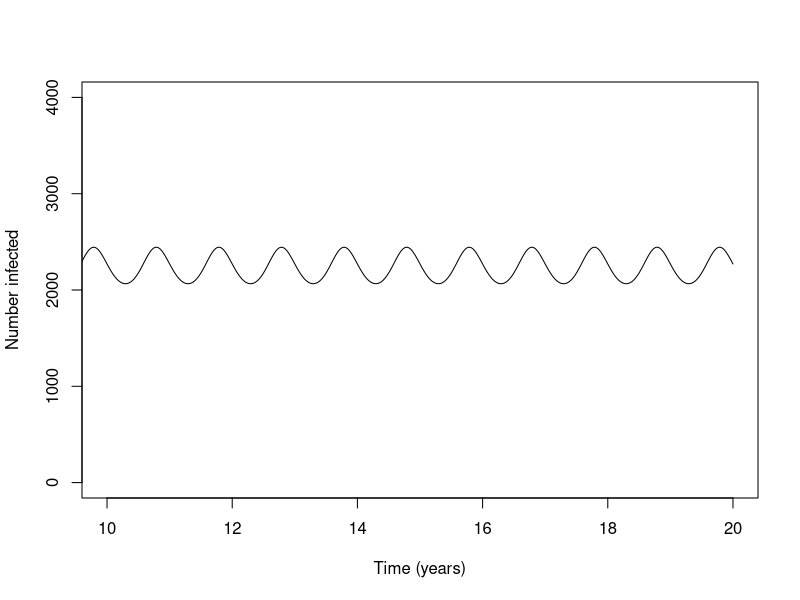
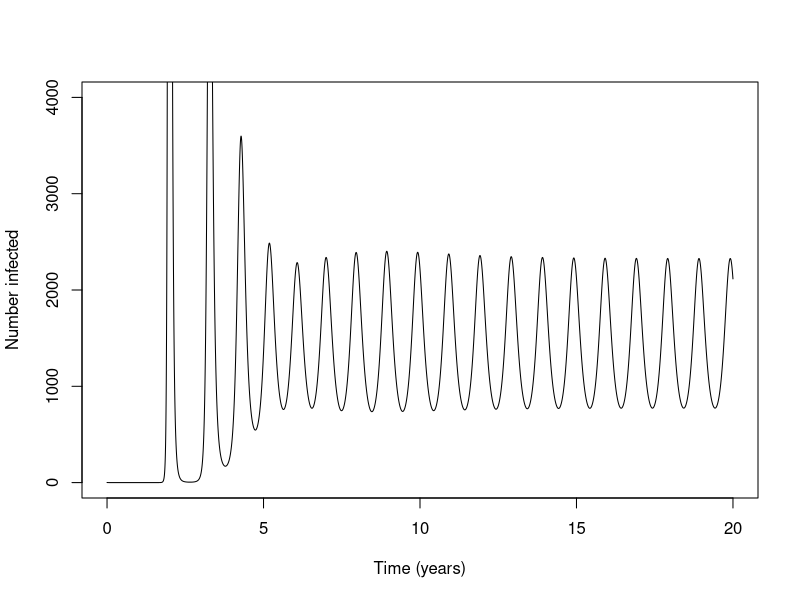
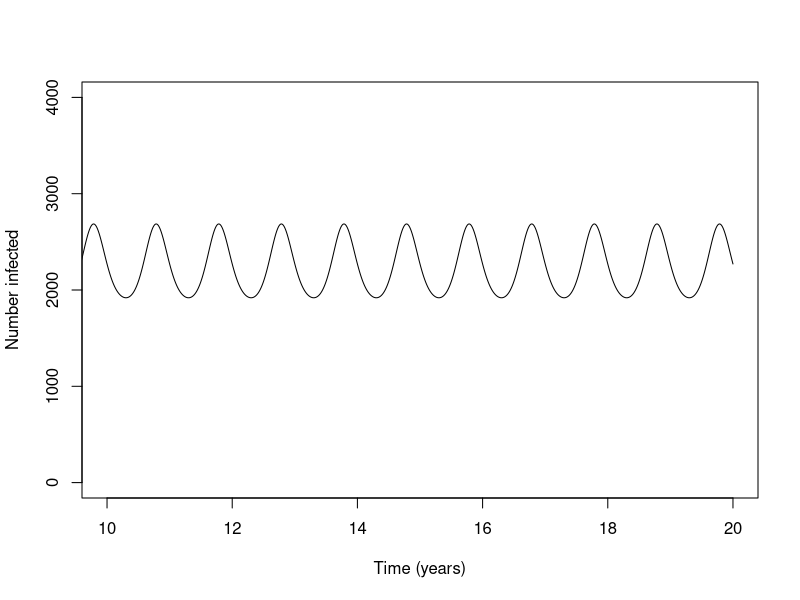
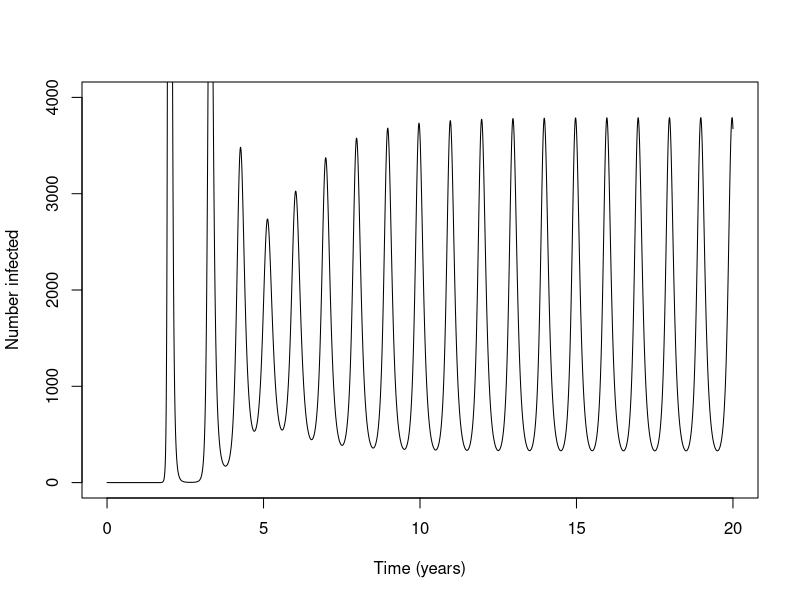
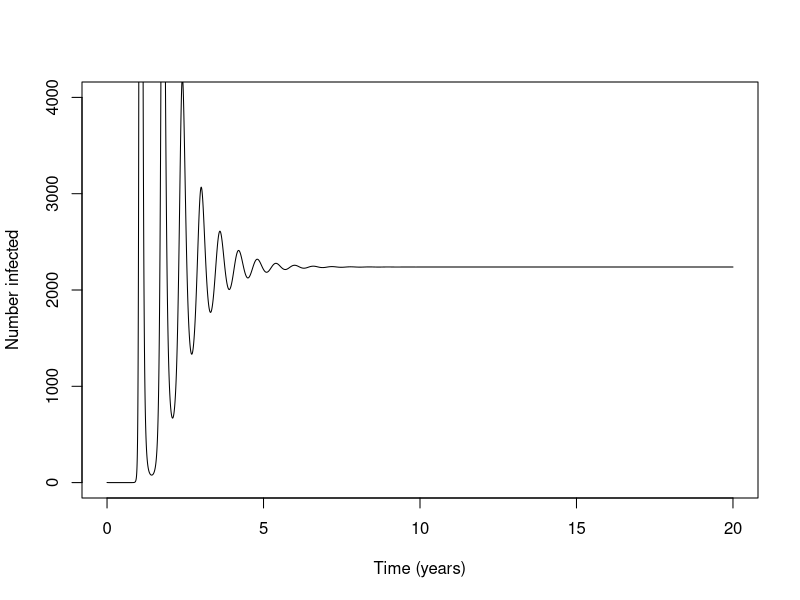
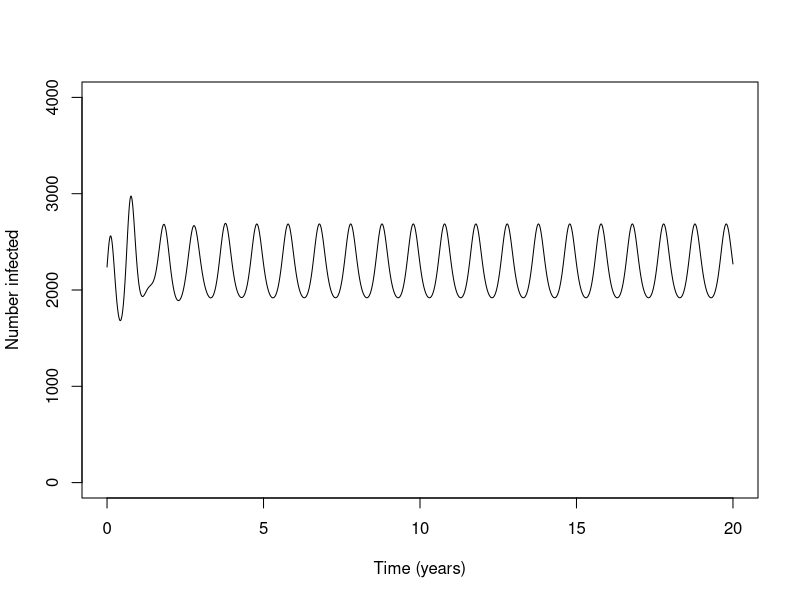
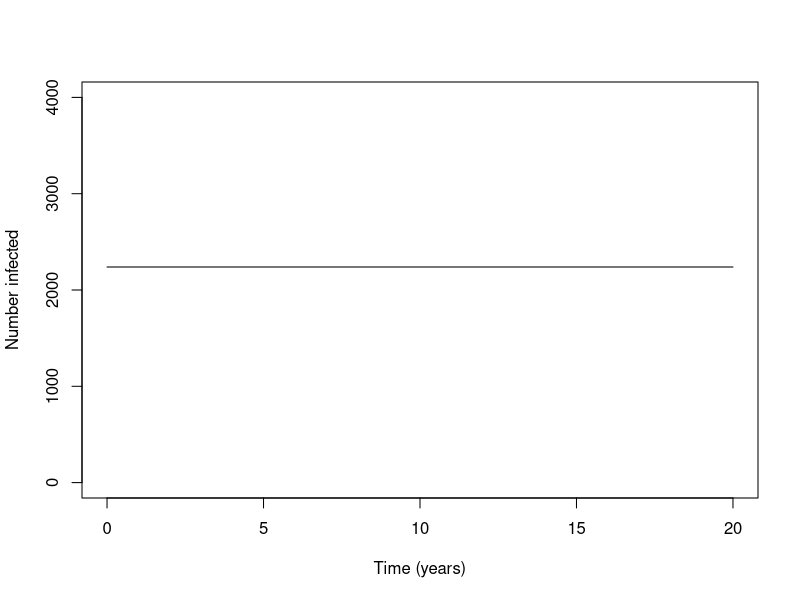
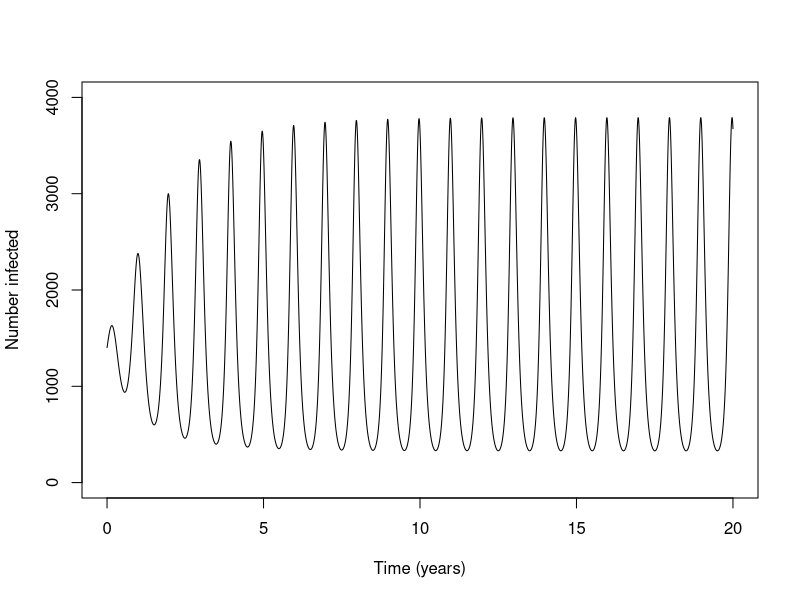

These figures' R source, in order:
# Replication of deterministic model from Dushoff et al (2004)
# JL 09.07.14

library(deSolve)

# Deterministic model
# det.mod is a function with arguments t,y and params.
# the input to argument y is a vector of the state variables-these are variables we are
# interested in and that change over time, so the input of y is a vector containing
# the initial number of: S and I hosts

det.mod<-function(t,y,params){ 
	S <- y[1] # susceptible hosts
	I <- y[2] # infectious hosts
	
	# parameters
	N<-params[1] # total population size
	beta0<-params[2]
	beta1<-params[3]
	dur.inf<-params[4] # d
	dur.imm<-params[5] # l
	
		# time-dependent beta
		beta.t.func<-function(b0,b1,time){
			beta.t<-b0*(1 + b1*cos(2*pi*(time)))
			return(beta.t)
		}
	beta<-beta.t.func(b0=beta0,b1=beta1,time=t)
		
	# ODE's
	dS.dt <- (N-S-I)/dur.imm - beta*I*S/N
	dI.dt <- beta*I*S/N - I/dur.inf
	# list containing the derivatives
	xdot <- c(dS.dt,dI.dt)
	return(list(xdot))
}

flu.sim<-function(N,beta0,beta1,dur.imm,dur.inf,i0=1,s0=N-i0*N,t.max=20,ts=0.001){
	I.0<-i0
	S.0<-s0
	# timesteps
	times<-seq(0,t.max,ts) 
	# initial conditions
	init<-c(sus=S.0,inf=I.0)
	return(data.frame(lsoda(init,times,det.mod,c(N,beta0,beta1,dur.inf,dur.imm))))
}

plot.flu.sim<-function(mod,yax=c(0,4000),xax=c(10,20)){
	plot(mod$time, mod$inf,ylim=yax,xlim=xax,type="l",ylab="Number infected",xlab="Time (years)")
}

# a weak resonance
a<-flu.sim(N=500000,dur.imm=4,dur.inf=0.02,beta0=500,beta1=0.02)
plot.flu.sim(a)
# b strong resonance
b<-flu.sim(N=500000,dur.imm=8,dur.inf=0.025,beta0=400,beta1=0.02)
plot.flu.sim(b,xax=c(0,20))

# results using params detailed in the methods qualitatively similar but amplitude of oscillations smaller
# beta1 of 0.02 only produced a contact rate that varies from 490 to 510 giving R0 of 9.8 and 10.2
# not 9.6 and 10.4, need to change beta1:

# a weak resonance
a<-flu.sim(N=500000,dur.imm=4,dur.inf=0.02,beta0=500,beta1=0.04)
plot.flu.sim(a)
# b strong resonance
b<-flu.sim(N=500000,dur.imm=8,dur.inf=0.025,beta0=400,beta1=0.04)
plot.flu.sim(b,xax=c(0,20))

# without seasonal forcing
a.1<-flu.sim(N=500000,dur.imm=4,dur.inf=0.02,beta0=500,beta1=0)
plot.flu.sim(a.1,xax=c(0,20))

# change in initial conditions to endemic equilibrium
# need to know number of infecteds and number of susceptibles at endemic equilibrium

# Number of infecteds + sus for situations a) and b)
IS.end.eq.func<-function(N,dur.inf,dur.imm,beta){
		R0<-dur.inf*beta
		I.end.eq<-(N-N/R0)/(1+(dur.imm*beta)/R0)
		S.end.eq<-N/R0
	return(c(S.end.eq,I.end.eq))
}

SI.end.eq.a<-IS.end.eq.func(N=500000,dur.inf=0.02,dur.imm=4,beta=500)
SI.end.eq.b<-IS.end.eq.func(N=500000,dur.inf=0.025,dur.imm=8,beta=400)

# endemic equilibrium with forcing as per a
c<-flu.sim(N=500000,dur.inf=0.02,dur.imm=4,beta0=500,beta1=0.04,i0=SI.end.eq.a[2],s0=SI.end.eq.a[1])
plot.flu.sim(c,xax=c(0,20))
# endemic equilirbium without forcing, rest as per a
d<-flu.sim(N=500000,dur.inf=0.02,dur.imm=4,beta0=500,beta1=0,i0=SI.end.eq.a[2],s0=SI.end.eq.a[1])
plot.flu.sim(d,xax=c(0,20))

# endemic equilibrium with forcing as per b
e<-flu.sim(N=500000,dur.inf=0.025,dur.imm=8,beta0=400,beta1=0.04,i0=SI.end.eq.b[2],s0=SI.end.eq.b[1])
plot.flu.sim(e,xax=c(0,20))
# endemic equilirbium without forcing, rest as per b
f<-flu.sim(N=500000,dur.inf=0.025,dur.imm=8,beta0=400,beta1=0,i0=SI.end.eq.b[2],s0=SI.end.eq.b[1])
plot.flu.sim(f,xax=c(0,20))

# oscillations in incidence that variations in R0 would cause if disease dynamics
# responded instantaneously to changes in transmission without resonance
#.......


#  the intrinsic period of oscillation is approximately: 
int.per.func<-function(d,l,R0){
	t= 2*pi*sqrt((d*l)/(R0-1))
	return(t)
}

a.t<-int.per.func(0.02,4,10)

b.t<-int.per.func(0.025,8,10)
